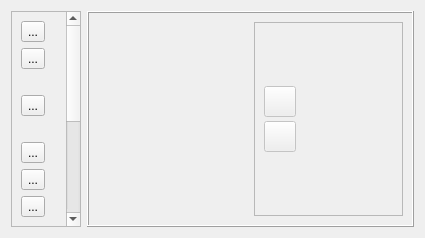
<?xml version="1.0" encoding="UTF-8"?>
<ui version="4.0">
 <class>zrmmethodeditor</class>
 <widget class="QWidget" name="zrmmethodeditor">
  <property name="geometry">
   <rect>
    <x>0</x>
    <y>0</y>
    <width>425</width>
    <height>238</height>
   </rect>
  </property>
  <property name="sizePolicy">
   <sizepolicy hsizetype="Expanding" vsizetype="Preferred">
    <horstretch>0</horstretch>
    <verstretch>0</verstretch>
   </sizepolicy>
  </property>
  <property name="windowTitle">
   <string/>
  </property>
  <layout class="QHBoxLayout" name="horizontalLayout_3">
   <item>
    <widget class="QScrollArea" name="scrollArea">
     <property name="sizePolicy">
      <sizepolicy hsizetype="Fixed" vsizetype="Expanding">
       <horstretch>0</horstretch>
       <verstretch>0</verstretch>
      </sizepolicy>
     </property>
     <property name="widgetResizable">
      <bool>true</bool>
     </property>
     <widget class="QWidget" name="scrollAreaWidgetContents">
      <property name="geometry">
       <rect>
        <x>0</x>
        <y>0</y>
        <width>56</width>
        <height>434</height>
       </rect>
      </property>
      <layout class="QVBoxLayout" name="verticalLayout">
       <item>
        <widget class="QToolButton" name="buttonAllMethods">
         <property name="text">
          <string>...</string>
         </property>
         <property name="iconSize">
          <size>
           <width>48</width>
           <height>48</height>
          </size>
         </property>
        </widget>
       </item>
       <item>
        <widget class="QToolButton" name="buttonLink">
         <property name="text">
          <string>...</string>
         </property>
         <property name="iconSize">
          <size>
           <width>48</width>
           <height>48</height>
          </size>
         </property>
        </widget>
       </item>
       <item>
        <spacer name="verticalSpacer">
         <property name="orientation">
          <enum>Qt::Vertical</enum>
         </property>
         <property name="sizeType">
          <enum>QSizePolicy::Fixed</enum>
         </property>
         <property name="sizeHint" stdset="0">
          <size>
           <width>20</width>
           <height>20</height>
          </size>
         </property>
        </spacer>
       </item>
       <item>
        <widget class="QToolButton" name="buttonMethodEdit">
         <property name="text">
          <string>...</string>
         </property>
         <property name="iconSize">
          <size>
           <width>48</width>
           <height>48</height>
          </size>
         </property>
        </widget>
       </item>
       <item>
        <spacer name="verticalSpacer_2">
         <property name="orientation">
          <enum>Qt::Vertical</enum>
         </property>
         <property name="sizeType">
          <enum>QSizePolicy::Fixed</enum>
         </property>
         <property name="sizeHint" stdset="0">
          <size>
           <width>20</width>
           <height>20</height>
          </size>
         </property>
        </spacer>
       </item>
       <item>
        <widget class="QToolButton" name="buttonApply">
         <property name="text">
          <string>...</string>
         </property>
         <property name="iconSize">
          <size>
           <width>48</width>
           <height>48</height>
          </size>
         </property>
        </widget>
       </item>
       <item>
        <widget class="QToolButton" name="buttonUndo">
         <property name="text">
          <string>...</string>
         </property>
         <property name="iconSize">
          <size>
           <width>48</width>
           <height>48</height>
          </size>
         </property>
        </widget>
       </item>
       <item>
        <widget class="QToolButton" name="buttonDelete">
         <property name="text">
          <string>...</string>
         </property>
         <property name="iconSize">
          <size>
           <width>48</width>
           <height>48</height>
          </size>
         </property>
        </widget>
       </item>
       <item>
        <spacer name="verticalSpacer_3">
         <property name="orientation">
          <enum>Qt::Vertical</enum>
         </property>
         <property name="sizeType">
          <enum>QSizePolicy::Fixed</enum>
         </property>
         <property name="sizeHint" stdset="0">
          <size>
           <width>20</width>
           <height>20</height>
          </size>
         </property>
        </spacer>
       </item>
       <item>
        <widget class="QToolButton" name="buttonNew">
         <property name="text">
          <string>...</string>
         </property>
         <property name="iconSize">
          <size>
           <width>48</width>
           <height>48</height>
          </size>
         </property>
        </widget>
       </item>
       <item>
        <widget class="QToolButton" name="buttonNewChild">
         <property name="text">
          <string>...</string>
         </property>
         <property name="iconSize">
          <size>
           <width>48</width>
           <height>48</height>
          </size>
         </property>
        </widget>
       </item>
       <item>
        <widget class="QToolButton" name="buttonCopyModel">
         <property name="text">
          <string>...</string>
         </property>
         <property name="iconSize">
          <size>
           <width>48</width>
           <height>48</height>
          </size>
         </property>
        </widget>
       </item>
       <item>
        <widget class="QToolButton" name="buttonCopyMethod">
         <property name="text">
          <string>...</string>
         </property>
         <property name="iconSize">
          <size>
           <width>48</width>
           <height>48</height>
          </size>
         </property>
        </widget>
       </item>
       <item>
        <spacer name="verticalSpacer_6">
         <property name="orientation">
          <enum>Qt::Vertical</enum>
         </property>
         <property name="sizeType">
          <enum>QSizePolicy::Fixed</enum>
         </property>
         <property name="sizeHint" stdset="0">
          <size>
           <width>20</width>
           <height>20</height>
          </size>
         </property>
        </spacer>
       </item>
       <item>
        <widget class="QToolButton" name="buttonLoad">
         <property name="text">
          <string>...</string>
         </property>
         <property name="iconSize">
          <size>
           <width>48</width>
           <height>48</height>
          </size>
         </property>
        </widget>
       </item>
       <item>
        <widget class="QToolButton" name="buttonUnload">
         <property name="text">
          <string>...</string>
         </property>
         <property name="iconSize">
          <size>
           <width>48</width>
           <height>48</height>
          </size>
         </property>
        </widget>
       </item>
       <item>
        <spacer name="verticalSpacer_7">
         <property name="orientation">
          <enum>Qt::Vertical</enum>
         </property>
         <property name="sizeHint" stdset="0">
          <size>
           <width>20</width>
           <height>40</height>
          </size>
         </property>
        </spacer>
       </item>
      </layout>
     </widget>
    </widget>
   </item>
   <item>
    <widget class="QStackedWidget" name="param_widget">
     <property name="sizePolicy">
      <sizepolicy hsizetype="Expanding" vsizetype="Expanding">
       <horstretch>0</horstretch>
       <verstretch>0</verstretch>
      </sizepolicy>
     </property>
     <property name="frameShape">
      <enum>QFrame::Box</enum>
     </property>
     <property name="frameShadow">
      <enum>QFrame::Raised</enum>
     </property>
     <property name="currentIndex">
      <number>1</number>
     </property>
     <widget class="ZrmStagesEditor" name="stages_page">
      <property name="sizePolicy">
       <sizepolicy hsizetype="Expanding" vsizetype="Expanding">
        <horstretch>0</horstretch>
        <verstretch>0</verstretch>
       </sizepolicy>
      </property>
     </widget>
     <widget class="QWidget" name="link_page">
      <property name="sizePolicy">
       <sizepolicy hsizetype="Maximum" vsizetype="Expanding">
        <horstretch>0</horstretch>
        <verstretch>0</verstretch>
       </sizepolicy>
      </property>
      <layout class="QHBoxLayout" name="horizontalLayout_2">
       <item>
        <widget class="ZrmMethodsTree" name="methods_tree" native="true">
         <property name="sizePolicy">
          <sizepolicy hsizetype="Expanding" vsizetype="Expanding">
           <horstretch>0</horstretch>
           <verstretch>0</verstretch>
          </sizepolicy>
         </property>
        </widget>
       </item>
       <item>
        <widget class="QFrame" name="frameAbstract">
         <property name="frameShape">
          <enum>QFrame::StyledPanel</enum>
         </property>
         <property name="frameShadow">
          <enum>QFrame::Raised</enum>
         </property>
         <layout class="QHBoxLayout" name="horizontalLayout">
          <item>
           <layout class="QVBoxLayout" name="verticalLayout_8">
            <property name="spacing">
             <number>4</number>
            </property>
            <item>
             <spacer name="verticalSpacer_4">
              <property name="orientation">
               <enum>Qt::Vertical</enum>
              </property>
              <property name="sizeHint" stdset="0">
               <size>
                <width>20</width>
                <height>40</height>
               </size>
              </property>
             </spacer>
            </item>
            <item>
             <widget class="QToolButton" name="tbLinkMethod">
              <property name="enabled">
               <bool>false</bool>
              </property>
              <property name="sizePolicy">
               <sizepolicy hsizetype="Maximum" vsizetype="Maximum">
                <horstretch>0</horstretch>
                <verstretch>0</verstretch>
               </sizepolicy>
              </property>
              <property name="toolTip">
               <string>Добавить метод</string>
              </property>
              <property name="text">
               <string/>
              </property>
              <property name="icon">
               <iconset resource="zrm_data.qrc">
                <normaloff>:/data/icons/left.png</normaloff>:/data/icons/left.png</iconset>
              </property>
              <property name="iconSize">
               <size>
                <width>24</width>
                <height>24</height>
               </size>
              </property>
             </widget>
            </item>
            <item>
             <widget class="QToolButton" name="tbUnlinkMethod">
              <property name="enabled">
               <bool>false</bool>
              </property>
              <property name="sizePolicy">
               <sizepolicy hsizetype="Maximum" vsizetype="Maximum">
                <horstretch>0</horstretch>
                <verstretch>0</verstretch>
               </sizepolicy>
              </property>
              <property name="toolTip">
               <string>Убрать метод</string>
              </property>
              <property name="text">
               <string/>
              </property>
              <property name="icon">
               <iconset resource="zrm_data.qrc">
                <normaloff>:/data/icons/delete.png</normaloff>:/data/icons/delete.png</iconset>
              </property>
              <property name="iconSize">
               <size>
                <width>24</width>
                <height>24</height>
               </size>
              </property>
             </widget>
            </item>
            <item>
             <spacer name="verticalSpacer_5">
              <property name="orientation">
               <enum>Qt::Vertical</enum>
              </property>
              <property name="sizeHint" stdset="0">
               <size>
                <width>20</width>
                <height>40</height>
               </size>
              </property>
             </spacer>
            </item>
           </layout>
          </item>
          <item>
           <widget class="ZrmMethodsTree" name="methods_abstract" native="true">
            <property name="sizePolicy">
             <sizepolicy hsizetype="Expanding" vsizetype="Expanding">
              <horstretch>0</horstretch>
              <verstretch>0</verstretch>
             </sizepolicy>
            </property>
           </widget>
          </item>
         </layout>
        </widget>
       </item>
      </layout>
     </widget>
    </widget>
   </item>
  </layout>
  <action name="actApply">
   <property name="enabled">
    <bool>false</bool>
   </property>
   <property name="icon">
    <iconset resource="zrm_data.qrc">
     <normaloff>:/data/icons/apply.png</normaloff>:/data/icons/apply.png</iconset>
   </property>
   <property name="text">
    <string>Применить</string>
   </property>
   <property name="toolTip">
    <string>Применить (Ctrl+Return)</string>
   </property>
   <property name="shortcut">
    <string>Ctrl+Return</string>
   </property>
  </action>
  <action name="actUndo">
   <property name="enabled">
    <bool>false</bool>
   </property>
   <property name="icon">
    <iconset resource="zrm_data.qrc">
     <normaloff>:/data/icons/undo.png</normaloff>:/data/icons/undo.png</iconset>
   </property>
   <property name="text">
    <string>Отмена</string>
   </property>
   <property name="toolTip">
    <string>Отмена изменений (Ctrl+Backspace)</string>
   </property>
   <property name="shortcut">
    <string>Ctrl+Backspace</string>
   </property>
  </action>
  <action name="actDelete">
   <property name="enabled">
    <bool>false</bool>
   </property>
   <property name="icon">
    <iconset resource="zrm_data.qrc">
     <normaloff>:/data/icons/delete.png</normaloff>:/data/icons/delete.png</iconset>
   </property>
   <property name="text">
    <string>Удалить</string>
   </property>
   <property name="toolTip">
    <string>Удалить (Ctrl+Del)</string>
   </property>
   <property name="shortcut">
    <string>Ctrl+Del</string>
   </property>
  </action>
  <action name="actLink">
   <property name="checkable">
    <bool>true</bool>
   </property>
   <property name="enabled">
    <bool>true</bool>
   </property>
   <property name="icon">
    <iconset resource="zrm_data.qrc">
     <normaloff>:/data/icons/link.png</normaloff>:/data/icons/link.png</iconset>
   </property>
   <property name="text">
    <string>Связать</string>
   </property>
   <property name="toolTip">
    <string>Связать (Ctrl+L)</string>
   </property>
   <property name="shortcut">
    <string>Ctrl+L</string>
   </property>
  </action>
  <action name="actNew">
   <property name="icon">
    <iconset resource="zrm_data.qrc">
     <normaloff>:/data/icons/new_group.png</normaloff>:/data/icons/new_group.png</iconset>
   </property>
   <property name="text">
    <string>Новая категория</string>
   </property>
  </action>
  <action name="actNewChild">
   <property name="icon">
    <iconset resource="zrm_data.qrc">
     <normaloff>:/data/icons/new.png</normaloff>:/data/icons/new.png</iconset>
   </property>
   <property name="text">
    <string>Создать </string>
   </property>
   <property name="toolTip">
    <string>Создать(Ctrl+N)</string>
   </property>
   <property name="shortcut">
    <string>Ctrl+N</string>
   </property>
  </action>
  <action name="actMethodEdit">
   <property name="checkable">
    <bool>true</bool>
   </property>
   <property name="enabled">
    <bool>false</bool>
   </property>
   <property name="icon">
    <iconset resource="zrm_data.qrc">
     <normaloff>:/data/icons/edit.png</normaloff>:/data/icons/edit.png</iconset>
   </property>
   <property name="text">
    <string>Редактировать метод</string>
   </property>
   <property name="toolTip">
    <string>Редактировать метод (Ctrl+E)</string>
   </property>
   <property name="shortcut">
    <string>Ctrl+E</string>
   </property>
  </action>
  <action name="actAllMethods">
   <property name="checkable">
    <bool>true</bool>
   </property>
   <property name="icon">
    <iconset resource="zrm_data.qrc">
     <normaloff>:/data/icons/all_methods.png</normaloff>:/data/icons/all_methods.png</iconset>
   </property>
   <property name="text">
    <string>Все методы</string>
   </property>
   <property name="toolTip">
    <string>Все методы(Ctrl+A)</string>
   </property>
   <property name="shortcut">
    <string>Ctrl+A</string>
   </property>
  </action>
  <action name="actCopyModel">
   <property name="enabled">
    <bool>false</bool>
   </property>
   <property name="icon">
    <iconset resource="zrm_data.qrc">
     <normaloff>:/data/icons/new_akb.png</normaloff>:/data/icons/new_akb.png</iconset>
   </property>
   <property name="text">
    <string>Создать копию</string>
   </property>
   <property name="toolTip">
    <string>Создать копию (Ctrl+C)</string>
   </property>
   <property name="shortcut">
    <string>Ctrl+C</string>
   </property>
  </action>
  <action name="actUnload">
   <property name="icon">
    <iconset resource="zrm_data.qrc">
     <normaloff>:/data/icons/unload.png</normaloff>:/data/icons/unload.png</iconset>
   </property>
   <property name="text">
    <string>Выгрузить методы</string>
   </property>
   <property name="toolTip">
    <string>Выгрузить файл БД с методами</string>
   </property>
  </action>
  <action name="actLoad">
   <property name="icon">
    <iconset resource="zrm_data.qrc">
     <normaloff>:/data/icons/load.png</normaloff>:/data/icons/load.png</iconset>
   </property>
   <property name="text">
    <string>Загрузить методы</string>
   </property>
   <property name="toolTip">
    <string>Загрузить новый файл БД с методами</string>
   </property>
  </action>
  <action name="actCopyMethod">
   <property name="icon">
    <iconset resource="zrm_data.qrc">
     <normaloff>:/data/icons/copy_method.png</normaloff>:/data/icons/copy_method.png</iconset>
   </property>
   <property name="text">
    <string>Создать копию метода</string>
   </property>
   <property name="toolTip">
    <string>Создать копию метода</string>
   </property>
  </action>
 </widget>
 <customwidgets>
  <customwidget>
   <class>ZrmMethodsTree</class>
   <extends>QWidget</extends>
   <header>zrmmethodstree.h</header>
   <container>1</container>
  </customwidget>
  <customwidget>
   <class>ZrmStagesEditor</class>
   <extends>QWidget</extends>
   <header>zrmstageseditor.h</header>
   <container>1</container>
  </customwidget>
 </customwidgets>
 <tabstops>
  <tabstop>tbLinkMethod</tabstop>
  <tabstop>tbUnlinkMethod</tabstop>
 </tabstops>
 <resources>
  <include location="zrm_data.qrc"/>
 </resources>
 <connections/>
</ui>
